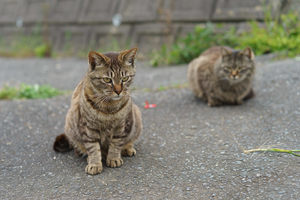
#> input picture test_images/twocats.png, 300 x 200 px
$ python lab.py
#> lines starting #> are read from the running program, lines starting #| are printed output that depends on the picture
#!/usr/bin/env python3

# NO ADDITIONAL IMPORTS!
# (except in the last part of the lab; see the lab writeup for details)
import math
from PIL import Image


# VARIOUS FILTERS

#Frame the picture with a black frame of thickness n
def custom_feature(image, n):
    img = {'height': image['height'], 'width': image['width'], 'pixels': image['pixels'][:]}
    height = img['height']
    width = img['width']
    for x in range(height):
        for y in range(width):
            #if its the first row or the left column or the right column
            if x < n or y < n or y > width - n or x > height - n:
                img['pixels'][x * width + y] = 0
    return img


#Helper function to get the specified RGB value of a color image
def get_RGB_img_by_color(image, color):
    img = {'height': image['height'], 'width': image['width']}
    if color == 'red':
        img['pixels'] = [pixel[0] for pixel in image['pixels']]
    elif color == 'green':
        img['pixels'] = [pixel[1] for pixel in image['pixels']]
    elif color == 'blue':
        img['pixels'] = [pixel[2] for pixel in image['pixels']]
    else:
        return "No color value given"
    return img

#Combine three grayscale images into one color image arguments must be in the order of red, green, blue
def combine_images(img_red, img_green, img_blue):
    return {'height': img_red['height'], 'width': img_red['width'], 'pixels': [(x, y, z) for x, y, z in zip(img_red['pixels'], img_green['pixels'], img_blue['pixels'])]}

def color_filter_from_greyscale_filter(filt):
    """
    Given a filter that takes a greyscale image as input and produces a
    greyscale image as output, returns a function that takes a color image as
    input and produces the filtered color image.
    """
    def color_func(image, func=filt):
        #Get each color from the color image
        red_img = get_RGB_img_by_color(image, "red")
        green_img = get_RGB_img_by_color(image, "green")
        blue_img = get_RGB_img_by_color(image, "blue")
        #Apply the grayscale filter to each RGB img
        func_red_img = func(red_img)
        func_green_img = func(green_img)
        func_blue_img = func(blue_img)
        #Combine the images
        return combine_images(func_red_img, func_green_img, func_blue_img)
    return color_func


# [10 lines left out: functions make_blur_filter, make_sharpen_filter, not called in this run]

def make_frame_filter(n):
    def frame_filter(image, n=n):
        return custom_feature(image, n)
    return frame_filter


# [31 lines left out: functions filter_cascade, seam_carving, not called in this run]


# Optional Helper Functions for Seam Carving


def greyscale_image_from_color_image(image):
    """
    Given a color image, computes and returns a corresponding greyscale image.

    Returns a greyscale image (represented as a dictionary).
    """
    img = {'height': image['height'], 'width': image['width']}
    img['pixels'] = [round(.299 * pixel[0] + .587 * pixel[1] + .114 * pixel[2]) for pixel in image['pixels']]
    return img


# [105 lines left out: functions compute_energy, cumulative_energy_map, minimum_energy_seam, image_without_seam, not called in this run]


# HELPER FUNCTIONS FOR LOADING AND SAVING COLOR IMAGES

# FUNCTIONS FROM LAST LAB
def get_pixel(image, x, y):
    return image['pixels'][image['width'] * x + y]

def set_pixel(image, x, y, c):
    image['pixels'][image['width'] * x + y] = c

# [12 lines left out: function apply_per_pixel, not called in this run]


def inverted(image):
    return apply_per_pixel(image, lambda c: 255-c)


# HELPER FUNCTIONS

# This function creates a dictonary of coordinates relative to the origin in key value pairs like (0,1): 1.2
# [138 lines left out: functions coords_from_kernel, get_pixel_zero, get_pixel_extend, get_pixel_wrap, correlate, round_and_clip_image, not called in this run]
# FILTERS

#Return a list of vlur kernel
def get_box_blur_kernel(n):
    return [1/(n*n) for i in range(1, n*n + 1)]

# [49 lines left out: functions blurred, sharpened, edges, not called in this run]

def load_color_image(filename):
    """
    Loads a color image from the given file and returns a dictionary
    representing that image.

    Invoked as, for example:
       i = load_color_image('test_images/cat.png')
    """
#> called with filename = 'test_images/twocats.png'
    with open(filename, "rb") as img_handle:
        img = Image.open(img_handle)
#> img is the input picture: PIL image 300x200 RGB; mean R, G, B 130.6, 129.4, 117
        img = img.convert("RGB")  # in case we were given a greyscale image
        img_data = img.getdata()
        pixels = list(img_data)
#> pixels = 60000 items
        w, h = img.size
#> w = 300; h = 200
        return {"height": h, "width": w, "pixels": pixels}


def save_color_image(image, filename, mode="PNG"):
    """
    Saves the given color image to disk or to a file-like object.  If filename
    is given as a string, the file type will be inferred from the given name.
    If filename is given as a file-like object, the file type will be
    determined by the 'mode' parameter.
    """
    out = Image.new(mode="RGB", size=(image["width"], image["height"]))
    out.putdata(image["pixels"])
    if isinstance(filename, str):
        out.save(filename)
    else:
        out.save(filename, mode)
    out.close()


# [39 lines left out: functions load_greyscale_image, save_greyscale_image, not called in this run]


if __name__ == "__main__":
    # code in this block will only be run when you explicitly run your script,
    # and not when the tests are being run.  this is a good place for
    # generating images, etc.
#     i = {
#     'height': 3,
#     'width': 2,
#     'pixels': [(255, 0, 0), (39, 143, 230), (255, 191, 0),
#                (0, 200, 0), (100, 100, 100), (179, 0, 199)],
# }
    img = load_color_image('test_images/twocats.png')
#> img = 3 items
    gray_img = greyscale_image_from_color_image(img)
#> in greyscale_image_from_color_image, `img = {'height': image['height'], 'width': image['width']}`: img = {'height': 200, 'width': 300}
#> gray_img = 3 items
    frame = make_frame_filter(10)
    color_frame = color_filter_from_greyscale_filter(frame)
    save_color_image(color_frame(img), 'custom.png')
#> in get_RGB_img_by_color, `img = {'height': image['height'], 'width': image['width']}`: img = {'height': 200, 'width': 300}
#> in color_func, `red_img = get_RGB_img_by_color(image, "red")`: red_img = 3 items
#> in custom_feature, `height = img['height']`: height = 200
#> in custom_feature, `width = img['width']`: width = 300
#> after the loop in custom_feature, `for x in range(height):`: img = 3 items
#> in save_color_image, `out = Image.new(mode="RGB", size=(image["width"], image["height"]))`: out: PIL image 300x200 RGB; every value is 0
#> in save_color_image, `out.putdata(image["pixels"])`:
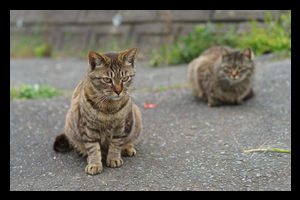
#> out: PIL image 300x200 RGB; mean R, G, B 110.1, 108.8, 97.7

$ run again, with test_images/bluegill.png copied over test_images/twocats.png
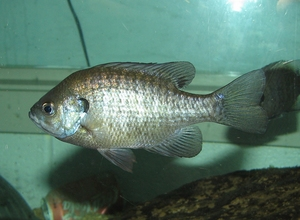
#> input picture test_images/bluegill.png, 300 x 220 px
#> in load_color_image, img is the input picture: PIL image 300x220 RGB; mean R, G, B 86.7, 118.4, 104.7
#> pixels = 66000 items
#> `img = load_color_image('test_images/twocats.png')`: img = 3 items
#> in greyscale_image_from_color_image, `img = {'height': image['height'], 'width': image['width']}`: img = {'height': 220, 'width': 300}
#> gray_img = 3 items
#> in get_RGB_img_by_color, `img = {'height': image['height'], 'width': image['width']}`: img = {'height': 220, 'width': 300}
#> red_img = 3 items
#> height = 220
#> width = 300
#> after the loop in custom_feature, `for x in range(height):`: img = 3 items
#> in save_color_image, `out.putdata(image["pixels"])`:
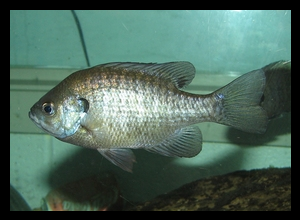
#> out: PIL image 300x220 RGB; mean R, G, B 75, 101.8, 90.2

$ run again, with test_images/cat.png copied over test_images/twocats.png
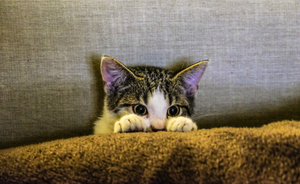
#> input picture test_images/cat.png, 300 x 184 px
#> in load_color_image, img is the input picture: PIL image 300x184 RGB; mean R, G, B 123.5, 111, 89.6
#> pixels = 55200 items
#> `img = load_color_image('test_images/twocats.png')`: img = 3 items
#> in greyscale_image_from_color_image, `img = {'height': image['height'], 'width': image['width']}`: img = {'height': 184, 'width': 300}
#> gray_img = 3 items
#> in get_RGB_img_by_color, `img = {'height': image['height'], 'width': image['width']}`: img = {'height': 184, 'width': 300}
#> red_img = 3 items
#> height = 184
#> width = 300
#> after the loop in custom_feature, `for x in range(height):`: img = 3 items
#> in save_color_image, `out.putdata(image["pixels"])`:
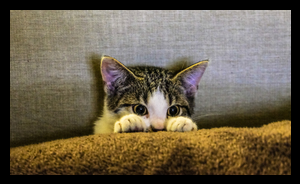
#> out: PIL image 300x184 RGB; mean R, G, B 105.1, 94.5, 75.8
